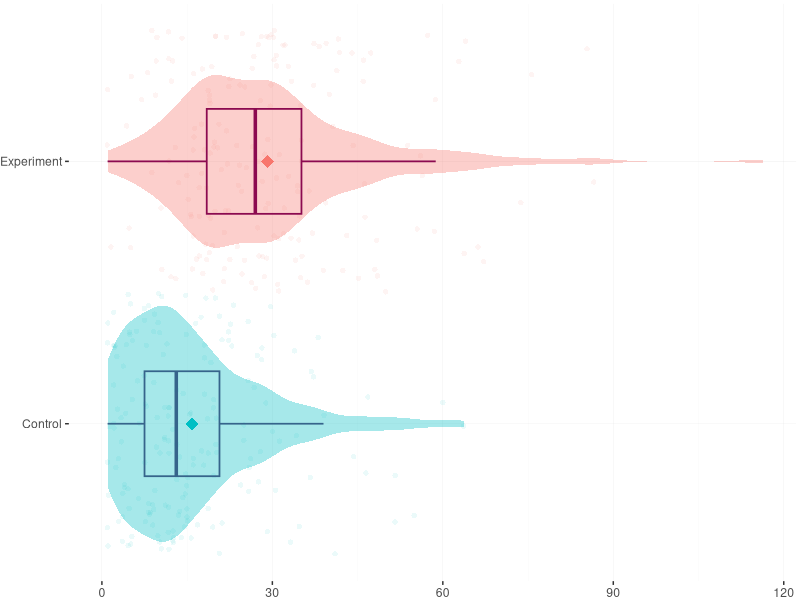
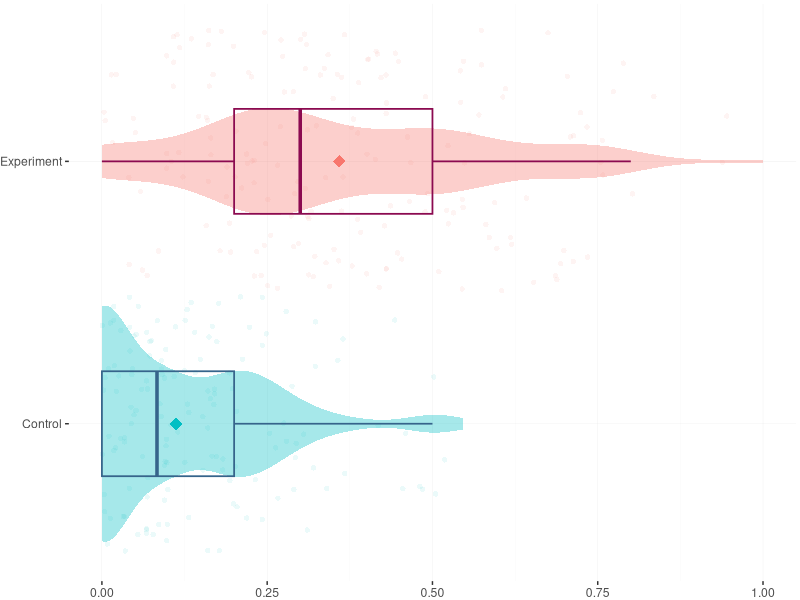
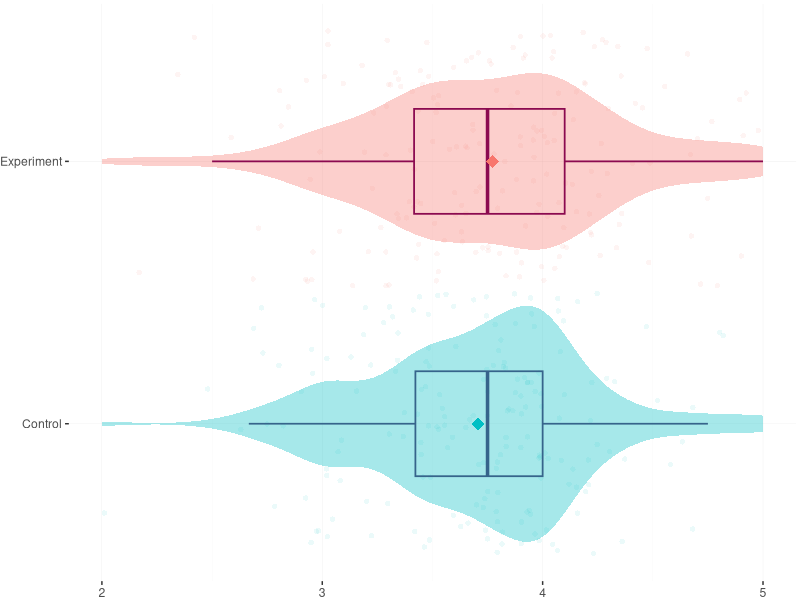
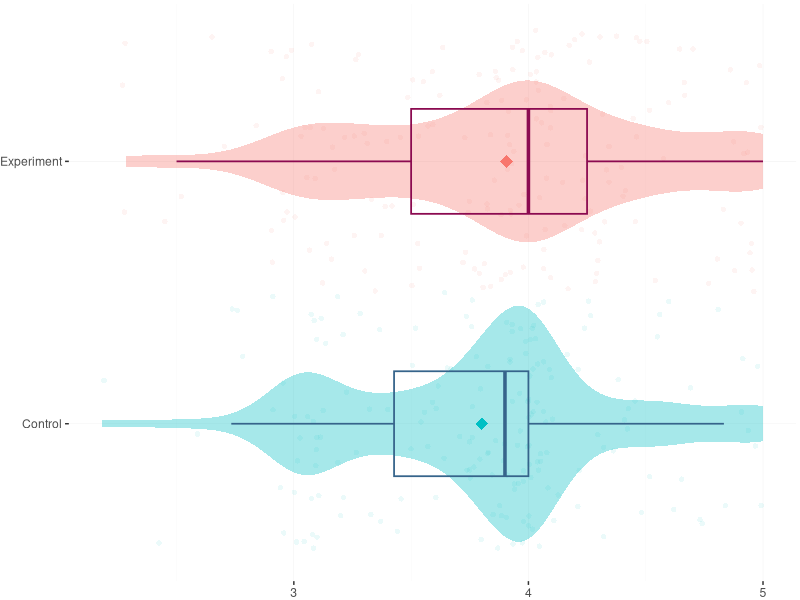
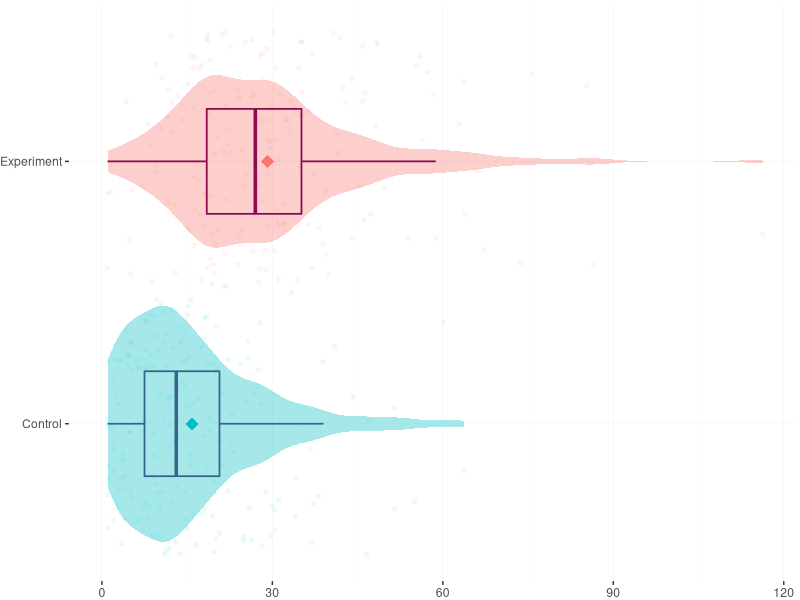
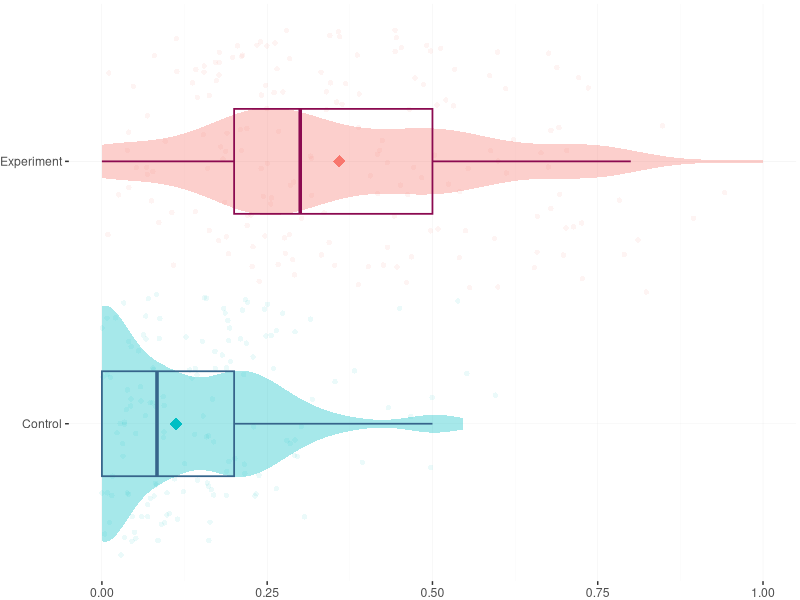
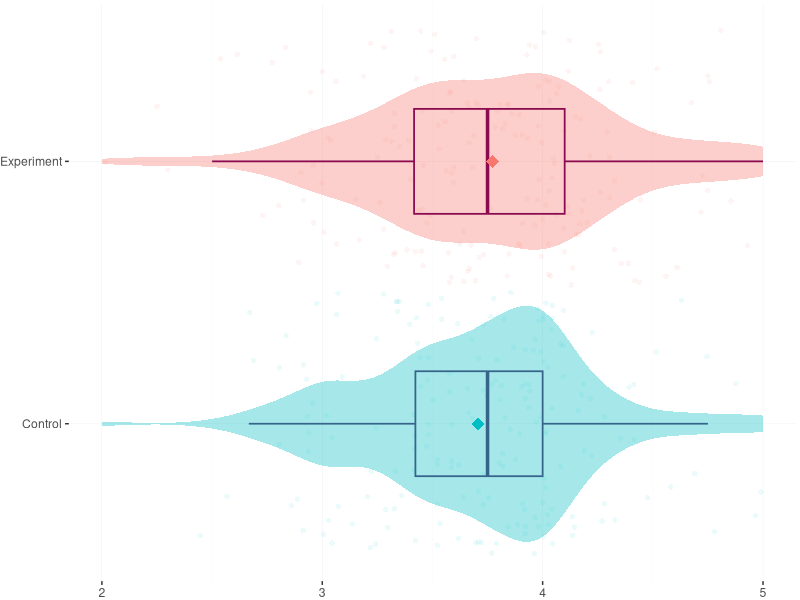
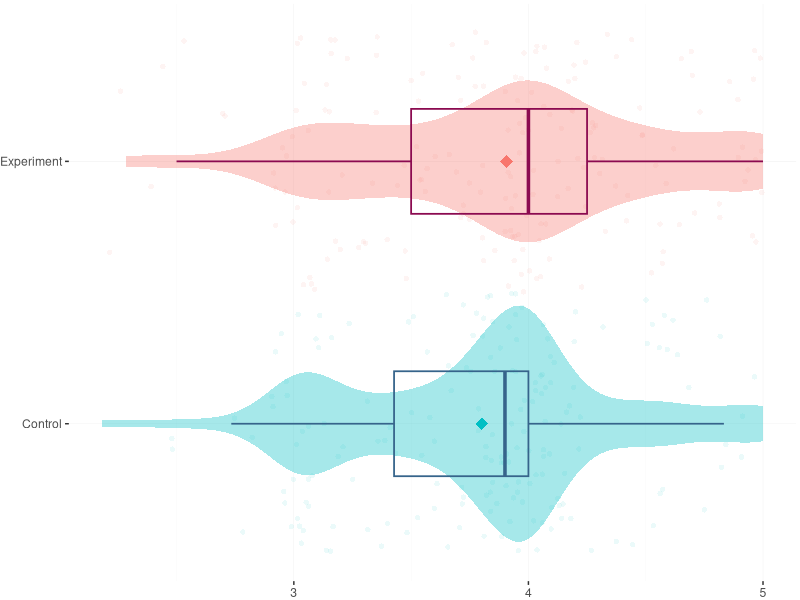

Write R code to recreate these figures, in order.
library(readr)
library(dplyr)
library(ggplot2)
library("cowplot")

user <- read_csv('Users.csv')
glimpse(user)

table(user$ group)

library(rlang)
myplot <- function(mydf, myxcol, myycol, ymin=0,ymax=1) {
   ggplot2::ggplot(data = mydf, aes(x=reorder({{ myxcol }}, 
      {{ myycol }}), y= {{ myycol }},col  = factor(group))) +
        geom_jitter(height = 0.1, width = 0.5,alpha = .08, shape = 16,aes(colour = factor(group)))+
        geom_violin(trim=TRUE,alpha=0.35, position = position_dodge(width = 1),colour=NA,aes( fill  = factor(group)))+
    geom_boxplot(notch = FALSE,width=.4,  outlier.size = -1, lwd=.6,outlier.shape = NA,fill = NA,
                 col=c('steelblue4','deeppink4'),lty=1)+ #,'',''
    ylim(ymin,ymax)+
    scale_x_discrete(limits=c('NP',"CP"),label=c('Control', 'Experiment' ))+ coord_flip()+ 
         stat_summary(fun.y=mean, geom="point", shape=18, size=4)+# color=c('orange4','darkolivegreen4','purple4','forestgreen'), fill=c('orange4','darkolivegreen4','purple4','forestgreen')) +
#     scale_colour_manual(limits=c('TR','AI',"NR", "SR",'SAI'),values = aes(colour = factor(Condition)))#c('darkkhaki','deeppink4','snow4','blue4','orchid4')) +
#     scale_fill_manual(limits=c('TR','AI',"NR", "SR",'SAI'),values = c('olivedrab4','maroon4','navajowhite4','steelblue4','violetred4')) +
#     scale_linetype_manual(limits=c('AI',"NR", "SR",'SAI'),values = c(1,1,1,1)) +
    theme(plot.title = element_text(hjust = 0.5),plot.margin = unit(c(0.1, 0.1, 0, 0), "cm"),axis.title.x=element_blank(), axis.title.y=element_blank(), 
    panel.grid=element_line(colour="lightgrey", size = (.05))  ,panel.background =element_blank() ,legend.position="none")

}

bx1=myplot(user, group, words,0,max(user$words))
bx1

pdf("words.pdf", width=4, height=3)
bx1
dev.off()


bx1=myplot(user, group, likeRate   ,0,max(user$likeRate   ))
bx1

pdf("likeRate.pdf", width=4, height=3)
bx1
dev.off()


bx1=myplot(user, group, Decision      ,min(user$Decision      ),max(user$Decision      ))
bx1

pdf("Decision.pdf", width=4, height=3)
bx1
dev.off()


bx1=myplot(user, group, Confidence       ,min(user$Confidence       ),max(user$Confidence       ))
bx1

pdf("Confidence.pdf", width=4, height=3)
bx1
dev.off()

